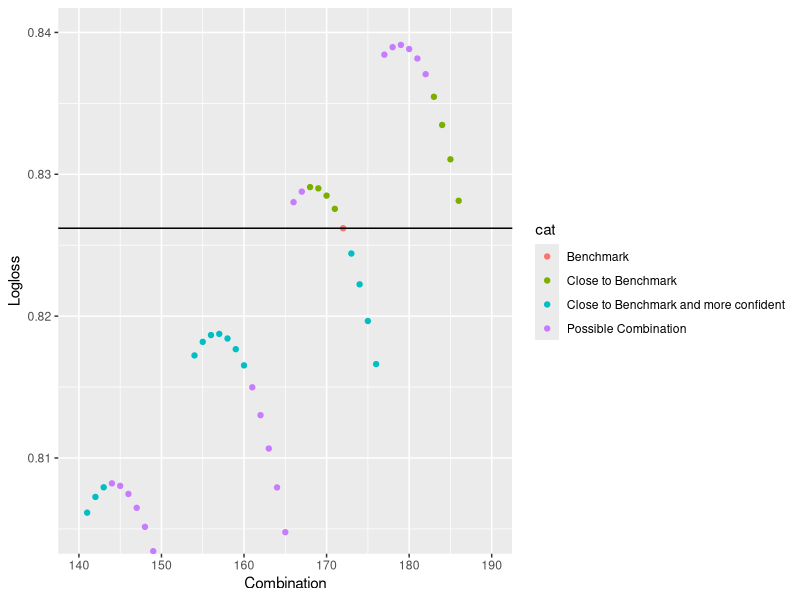

Recreate this plot in R.
## ---- chunk 1
rm(list=ls())
library(dplyr)
library(purrr)
library(ggplot2)
## ---- chunk 2
test1 <- read.csv("testresults_2001for_allvariables.csv")
test2 <- read.csv("testresults_xgb3.csv")
test3 <- read.csv("testresults_mlogitM3.csv")
pred1 <- read.csv("Rforest_2001_trees.csv")
pred2 <- read.csv("submission_xgb3.csv")
pred3 <- read.csv("submission_M3.csv")
## ---- chunk 3
## Function for checker
get_choice <- function(row_data) {
  max_val <- max(row_data)
  choice <- which(row_data == max_val)
  return(choice[1])
}

# Soft voting function
soft_voting <- function(pred1, pred2, pred3=NULL, weights=c(0.5, 0.5, 0)) {
  # Ensure that the weights sum up to 1

  # Remove 'Choice' from pred2 and pred3 (if present)
  pred2 <- pred2[ , !(names(pred2) %in% "Choice")]
  if (!is.null(pred3)) {
    pred3 <- pred3[ , !(names(pred3) %in% "Choice")]
  }

  if (!is.null(pred3)) {
    # Merge all predictions based on 'No'
    pred <- merge(merge(pred1, pred2, by = "No", suffixes = c("_1", "_2")), pred3, by = "No")
    
    # Soft voting
    pred <- pred %>%
      mutate(
        Ch1 = weights[1] * Ch1_1 + weights[2] * Ch1_2 + weights[3] * Ch1,
        Ch2 = weights[1] * Ch2_1 + weights[2] * Ch2_2 + weights[3] * Ch2,
        Ch3 = weights[1] * Ch3_1 + weights[2] * Ch3_2 + weights[3] * Ch3,
        Ch4 = weights[1] * Ch4_1 + weights[2] * Ch4_2 + weights[3] * Ch4
      )
  } else {
    # Merge pred1 and pred2 based on 'No'
    pred <- merge(pred1, pred2, by = "No", suffixes = c("_1", "_2"))

    # Soft voting
    pred <- pred %>%
      mutate(
        Ch1 = weights[1] * Ch1_1 + weights[2] * Ch1_2,
        Ch2 = weights[1] * Ch2_1 + weights[2] * Ch2_2,
        Ch3 = weights[1] * Ch3_1 + weights[2] * Ch3_2,
        Ch4 = weights[1] * Ch4_1 + weights[2] * Ch4_2
      )
  }

  # Remove the columns from individual models
  cols_to_drop <- grep("_", names(pred), value = TRUE)
  pred <- pred %>% select(-cols_to_drop)
  
  return(pred)
}

# Function to adjust and normalize probabilities
adjust_and_normalize <- function(df, min_proportion=0.5) {
  
  # List of column names containing probabilities
  prob_cols <- c("Ch1", "Ch2", "Ch3", "Ch4")
  
  # Convert the dataframe to a matrix for easier row-wise operations
  prob_matrix <- as.matrix(df[prob_cols])
  
  # For each row, find the min and max indices
  min_indices <- apply(prob_matrix, 1, which.min)
  max_indices <- apply(prob_matrix, 1, which.max)
  
  # Adjust the min and max values for each row
  for(i in seq_len(nrow(prob_matrix))) {
    # Calculate how much of the min to give to the max
    transfer_amount <- prob_matrix[i, min_indices[i]] * min_proportion
    
    # Subtract the transfer amount from the min
    prob_matrix[i, min_indices[i]] <- prob_matrix[i, min_indices[i]] - transfer_amount
    
    # Add the transfer amount to the max
    prob_matrix[i, max_indices[i]] <- prob_matrix[i, max_indices[i]] + transfer_amount
  }
  
  # Normalize probabilities so they sum to 1
  prob_matrix <- prob_matrix / rowSums(prob_matrix)
  
  # Replace the old probability columns in the dataframe
  df[prob_cols] <- prob_matrix
  
  return(df)
}

logloss <- function(test_set, testpredict_df) {
  # Create one-hot encoding for each choice on-the-fly
  Ch1 <- as.integer(test_set$Choice == 1)
  Ch2 <- as.integer(test_set$Choice == 2)
  Ch3 <- as.integer(test_set$Choice == 3)
  Ch4 <- as.integer(test_set$Choice == 4)
  
  # Calculate logloss using these one-hot encoded variables
  result <- -1/nrow(test_set) * sum(Ch1 * log(testpredict_df$Ch1+.Machine$double.eps) +
                                    Ch2 * log(testpredict_df$Ch2+.Machine$double.eps) +
                                    Ch3 * log(testpredict_df$Ch3+.Machine$double.eps) +
                                    Ch4 * log(testpredict_df$Ch4+.Machine$double.eps))
  return(result)
}
## ---- chunk 4
result_frame <- data.frame(Bench=numeric(), Logloss=numeric(), AgainstBench=numeric())
best <- model <- soft_voting(pred1, pred2, pred3, weights = c(0.5, 0.3, 0.2))
best <- subset(best, select = -c(No))
best$Choice <- apply(best, 1, get_choice)

for (weight1 in seq(0, 1, by = 0.05)){
  for (weight2 in seq(0, 1-weight1, by = 0.05)){
    weight1 <- round(weight1,2)
    weight2 <- round(weight2,2)
    weight3 <- round(1 - weight1-weight2,2)
    print(c(weight1, weight2, weight3))
    # print(sum(weight1, weight2, weight3))
    model <- soft_voting(pred1, pred2, pred3, weights = c(weight1, weight2, weight3))
    
    benchmark_new <- subset(model, select = -c(No))
    benchmark_new$Choice <- apply(benchmark_new, 1, get_choice)
    ll <- logloss(benchmark_new,model)
    ll2 <- logloss(best,model)
    
    benchlabel <- paste0(weight1*100, ",",weight2*100, ",",weight3*100)
    print(benchlabel)
    
    new_row <- data.frame(Bench = benchlabel, Logloss = ll, AgainstBench = ll2)
    result_frame <- rbind(result_frame, new_row)
  }
}
pure <- result_frame

## used to reset result_frame
result_frame <- pure

result_frame$ind <- seq_len(nrow(result_frame))

result_frame$cat <- "Possible Combination"
bench_ind <- as.numeric(which(result_frame$Bench == "50,30,20"))

allowance <- 0.01 ## CHANGE THIS: higher means a larger range, public score will deviate much more

## Close to the benchmark
below_ind <- as.numeric(which(result_frame$AgainstBench < 0.8261964 + allowance & result_frame$AgainstBench > 0.8261964 - allowance))
## Close to the benchmark and more confident
belowplus_ind <- as.numeric(which(result_frame$AgainstBench < 0.8261964 + allowance & result_frame$AgainstBench > 0.8261964 - allowance & result_frame$Logloss < 0.8261964))

result_frame[below_ind,]$cat <- "Close to Benchmark"
result_frame[belowplus_ind,]$cat <- "Close to Benchmark and more confident"
result_frame[bench_ind,]$cat <- "Benchmark"

ggplot(data = result_frame,
       mapping = aes(x = ind, y = Logloss)) +
  geom_point(aes(colour=cat)) +
  coord_cartesian(xlim=c(140,190), ylim=c(0.805,0.84)) +
  labs(x="Combination", y="Logloss") +
  geom_hline(yintercept = 0.8261964) 
## ---- chunk 5
finalresult <- subset(result_frame, result_frame$cat=="Close to Benchmark and more confident")
finalresult
